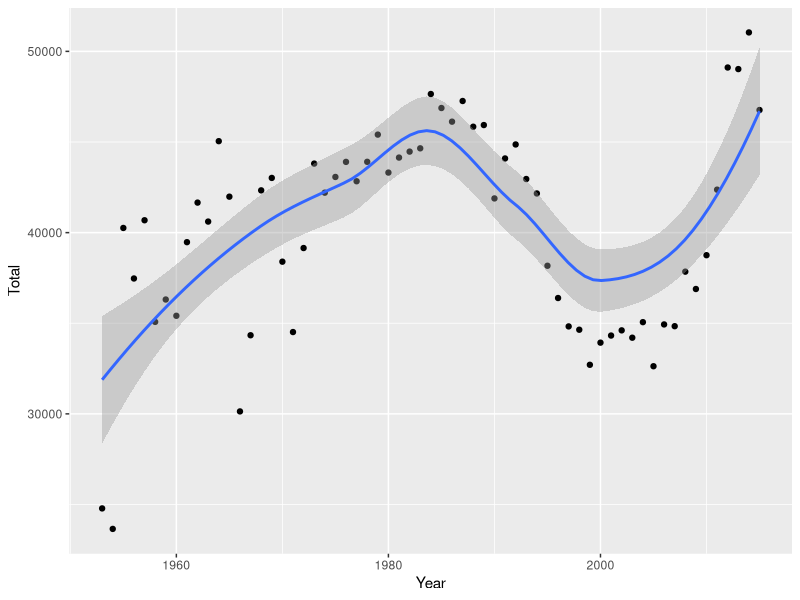
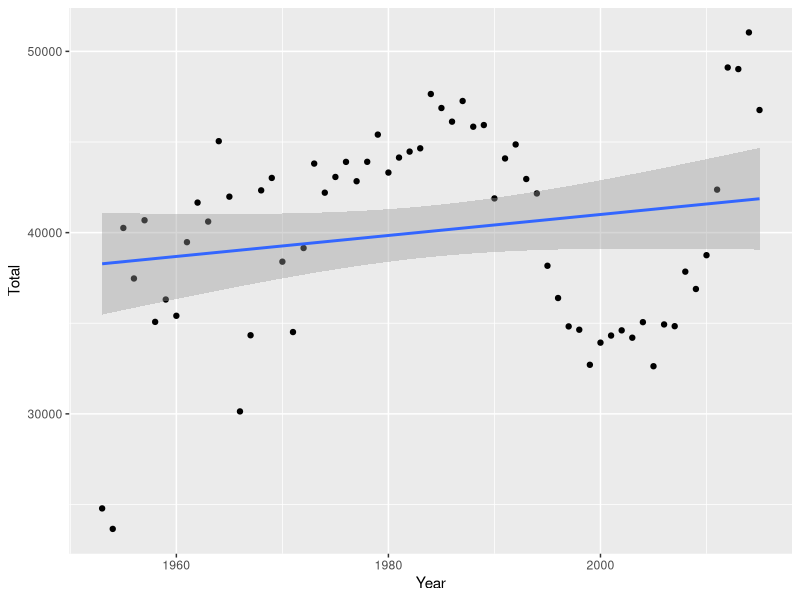
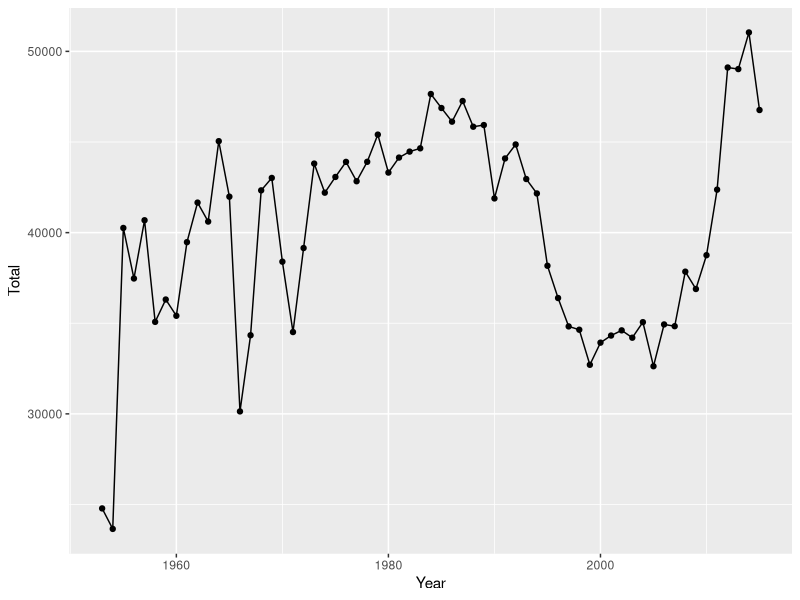
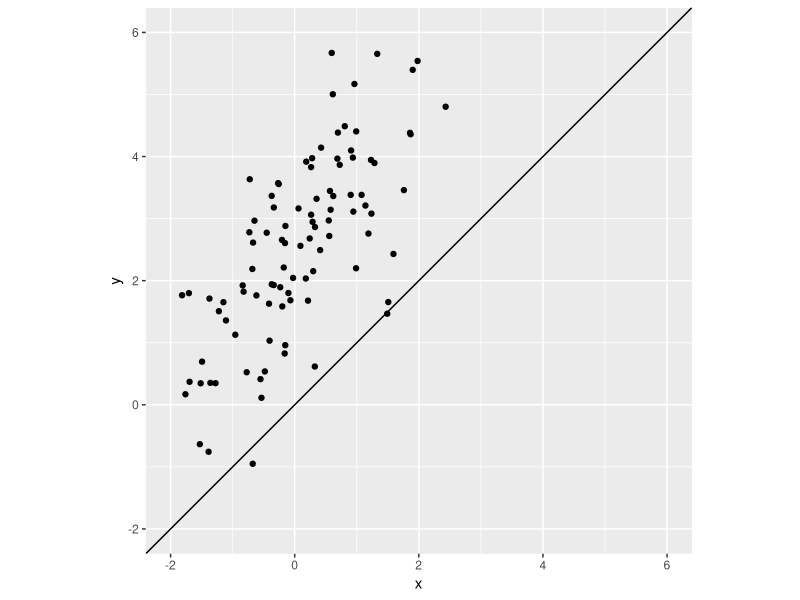
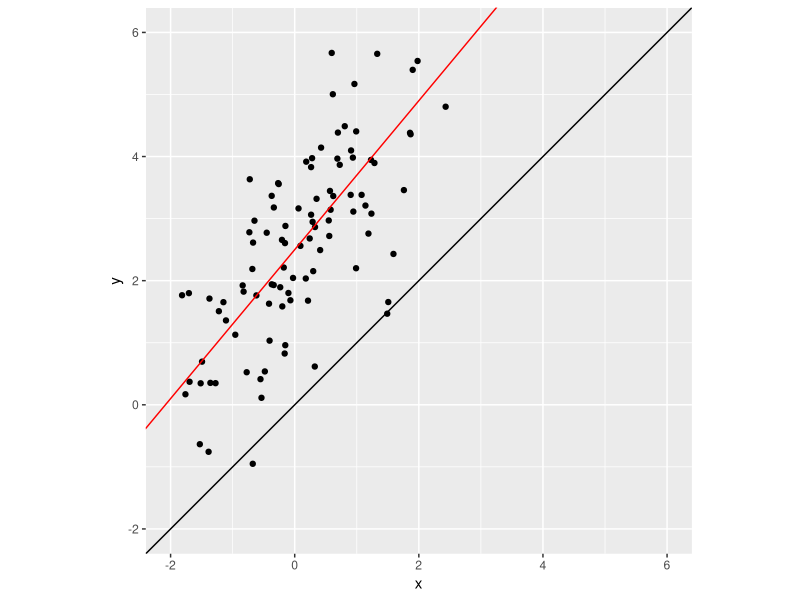
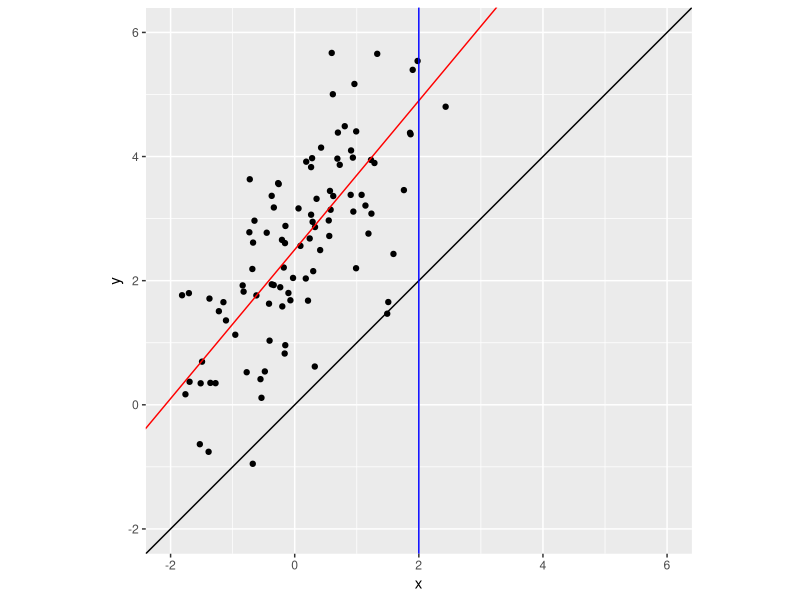
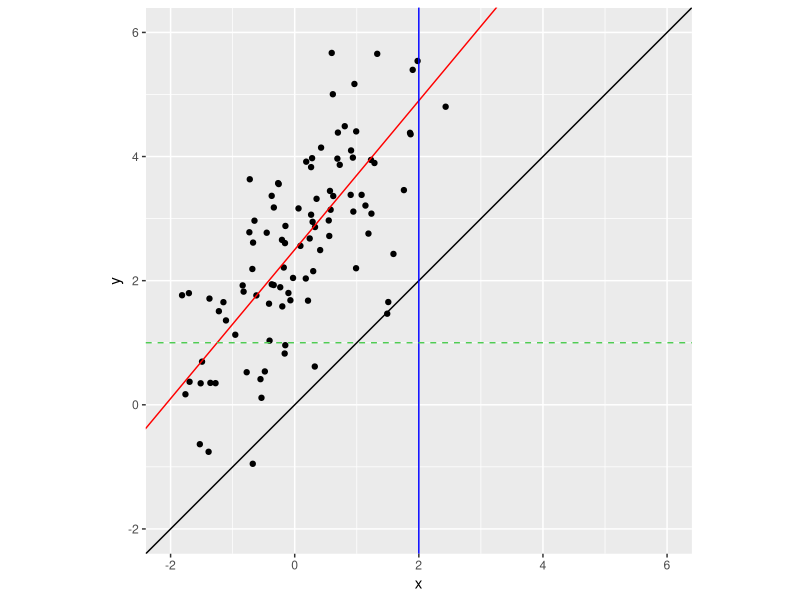

Write the R code that produced these figures, in order.
## ---- chunk 1
library(readxl)
if("package:dplyr" %in% search()) detach("package:dplyr", unload=TRUE)
library(dplyr)
library(magrittr)
mil_personnel <- read_excel("data/100315.xls", range = "A5:L38", col_types = "numeric")
mil_personnel <- bind_rows(
  mil_personnel %>% select(1:6) %>% set_colnames(c("Year", "Total", "Army", "Navy", "Marine Corps", "Air Force")),
  mil_personnel %>% select(7:12) %>% set_colnames(c("Year", "Total", "Army", "Navy", "Marine Corps", "Air Force"))
)
mil_personnel
## ---- chunk 2
mil_personnel <- mil_personnel %>% filter(!is.na(Total))
mil_personnel[is.na(mil_personnel$Year),]$Year <- 2015
mil_personnel
## ---- chunk 3
library(ggplot2)
mil_personnel %>%
  ggplot(aes(Year, Total)) +
  geom_point() +
  geom_smooth()
## ---- chunk 4
mil_personnel %>%
  ggplot(aes(Year, Total)) +
  geom_point() +
  geom_smooth(method = "lm")
## ---- chunk 5
mil_personnel %>%
  ggplot(aes(Year, Total)) +
  geom_point() +
  geom_line()
## ---- chunk 6
x = rnorm(100)
y = 2.5 + 1.2 * x + rnorm(100)
test_data <- data_frame(x, y)

test_data %>% 
  ggplot(aes(x, y)) +
  geom_point() +
  xlim(-2, 6) + ylim(-2, 6) +
  coord_fixed() +
  geom_abline() 
## ---- chunk 7
test_data %>% 
  ggplot(aes(x, y)) +
  geom_point() +
  xlim(-2, 6) + ylim(-2, 6) +
  coord_fixed() +
  geom_abline() +
  geom_abline(intercept = 2.5, slope = 1.2, color = "red") 
## ---- chunk 8
test_data %>% 
  ggplot(aes(x, y)) +
  geom_point() +
  xlim(-2, 6) + ylim(-2, 6) +
  coord_fixed() +
  geom_abline() +
  geom_abline(intercept = 2.5, slope = 1.2, color = "red") +
  geom_vline(xintercept = 2, color = "blue")
## ---- chunk 9
test_data %>% 
  ggplot(aes(x, y)) +
  geom_point() +
  xlim(-2, 6) + ylim(-2, 6) +
  coord_fixed() +
  geom_abline() +
  geom_abline(intercept = 2.5, slope = 1.2, color = "red") +
  geom_vline(xintercept = 2, color = "blue") +
  geom_hline(yintercept = 1, color = "#4FCC53", lty = 2)
